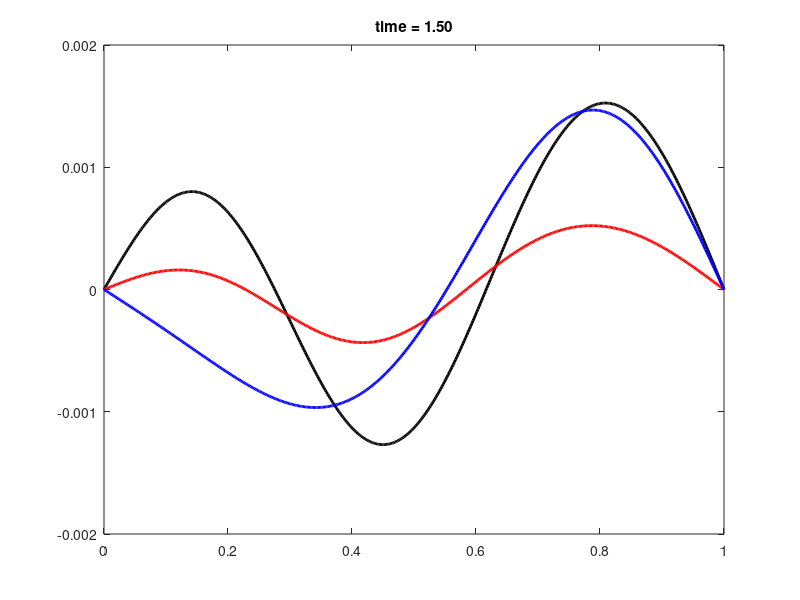

MATLAB code to generate this figure: (Note: this script raises an error after producing the figure.)

 t = 1.5;
 dvec = [2.5 3.2 20];
 xx = linspace(0,1,500)';

 ak0 = zeros(10,1);
 bk0 = zeros(10,1);
 k = [1:20]';
 bk0 = -6*sqrt(2)*(1+(-1).^k).*k./((k.^2-9).^2*pi^2);
 bk0(3) = sqrt(2)/4;


 figure(1), clf
 cvec = 'krb';
 for m=1:length(dvec)
    d = dvec(m)
    u = zeros(size(xx));
    for k=1:length(bk0)
        psik = sqrt(2)*sin(k*pi*xx);
        dis = sqrt(d^2-k^2*pi^2);
        ak = bk0(k)*(exp((-d+dis)*t)-exp((-d-dis)*t))/(2*dis);
        u = u+ak*psik;
    end 
    plot(xx,u,'-','linewidth',2,'color',cvec(m)), hold on
    ylim([-.002 .002])
    title(sprintf('time = %3.2f', t))
 end
 legend('d=2.5','d=3.2','d=20',2)
 print -depsc2 optdamp2
